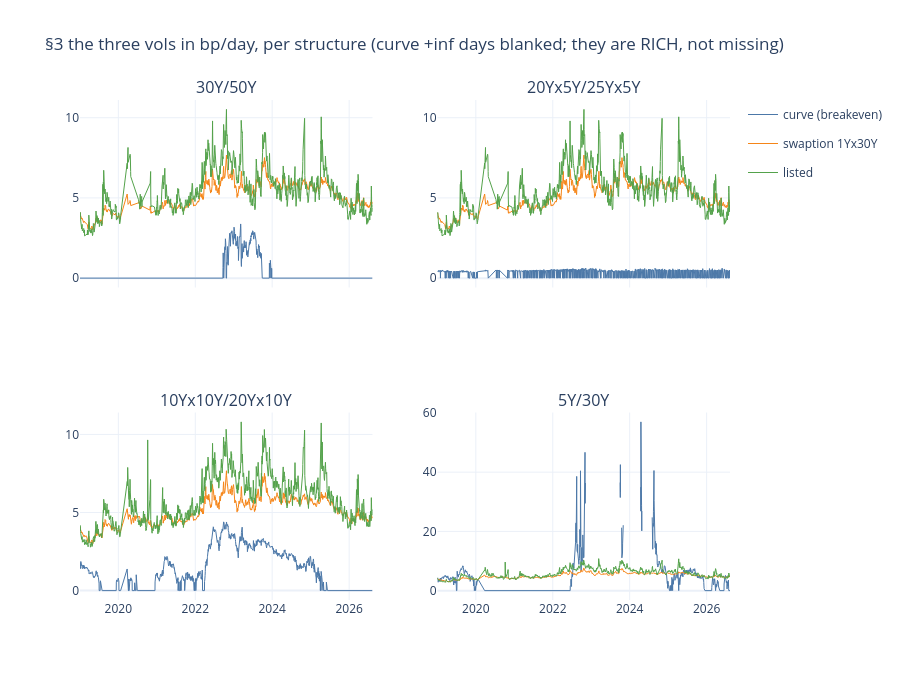

The notebook cell this image was saved under:
### Markdown cell above
## 3. THE THREE SERIES, ALIGNED, IN bp/day

All three are normal vols in bp/day on the same axis. The curve series carries
two sentinels that are meaningful and are kept, never dropped:
`always_cheap` stores **0.0** (the package carries positively, so it is cheap
against *any* vol) and `never_cheap` stores **+inf**.

### Code cell
_p = three.reset_index()
fig = make_subplots(rows=2, cols=2, shared_xaxes=True,
                    subplot_titles=[s for s, _f, _b in CFG.structures])
for i, (label, _f, _b) in enumerate(CFG.structures):
    g = _p[(_p["structure"] == label) & _p["usable"]].set_index("date").sort_index()
    r, c = divmod(i, 2)
    cv = g["curve_bp_day"].replace([np.inf], np.nan)
    for name, s, col in (("curve (breakeven)", cv, "#4C78A8"),
                         ("swaption 1Yx30Y", g["swaption_bp_day"], "#F58518"),
                         ("listed", g["listed_bp_day"], "#54A24B")):
        fig.add_trace(go.Scatter(x=s.index, y=s.values, name=name, line=dict(color=col, width=1),
                                 showlegend=(i == 0), legendgroup=name), row=r + 1, col=c + 1)
fig.update_layout(height=680, template="plotly_white",
                  title="§3 the three vols in bp/day, per structure "
                        "(curve +inf days blanked; they are RICH, not missing)")
fig.show()

### Figure 1 — Plotly figure (JSON) as saved in the notebook; plotly's stock layout.template omitted (floating-point values rounded to 4 significant figures; data arrays with more than 128 entries replaced by an {"elided": "..."} marker saying what was removed)
{"data": [{"legendgroup": "curve (breakeven)", "line": {"color": "#4C78A8", "width": 1}, "name": "curve (breakeven)", "showlegend": true, "type": "scatter", "x": {"elided": "1614 str values"}, "xaxis": "x", "y": {"elided": "1614 float values"}, "yaxis": "y"}, {"legendgroup": "swaption 1Yx30Y", "line": {"color": "#F58518", "width": 1}, "name": "swaption 1Yx30Y", "showlegend": true, "type": "scatter", "x": {"elided": "1614 str values"}, "xaxis": "x", "y": {"elided": "1614 float values"}, "yaxis": "y"}, {"legendgroup": "listed", "line": {"color": "#54A24B", "width": 1}, "name": "listed", "showlegend": true, "type": "scatter", "x": {"elided": "1614 str values"}, "xaxis": "x", "y": {"elided": "1614 float values"}, "yaxis": "y"}, {"legendgroup": "curve (breakeven)", "line": {"color": "#4C78A8", "width": 1}, "name": "curve (breakeven)", "showlegend": false, "type": "scatter", "x": {"elided": "1614 str values"}, "xaxis": "x2", "y": {"elided": "1614 float values"}, "yaxis": "y2"}, {"legendgroup": "swaption 1Yx30Y", "line": {"color": "#F58518", "width": 1}, "name": "swaption 1Yx30Y", "showlegend": false, "type": "scatter", "x": {"elided": "1614 str values"}, "xaxis": "x2", "y": {"elided": "1614 float values"}, "yaxis": "y2"}, {"legendgroup": "listed", "line": {"color": "#54A24B", "width": 1}, "name": "listed", "showlegend": false, "type": "scatter", "x": {"elided": "1614 str values"}, "xaxis": "x2", "y": {"elided": "1614 float values"}, "yaxis": "y2"}, {"legendgroup": "curve (breakeven)", "line": {"color": "#4C78A8", "width": 1}, "name": "curve (breakeven)", "showlegend": false, "type": "scatter", "x": {"elided": "1854 str values"}, "xaxis": "x3", "y": {"elided": "1854 float values"}, "yaxis": "y3"}, {"legendgroup": "swaption 1Yx30Y", "line": {"color": "#F58518", "width": 1}, "name": "swaption 1Yx30Y", "showlegend": false, "type": "scatter", "x": {"elided": "1854 str values"}, "xaxis": "x3", "y": {"elided": "1854 float values"}, "yaxis": "y3"}, {"legendgroup": "listed", "line": {"color": "#54A24B", "width": 1}, "name": "listed", "showlegend": false, "type": "scatter", "x": {"elided": "1854 str values"}, "xaxis": "x3", "y": {"elided": "1854 float values"}, "yaxis": "y3"}, {"legendgroup": "curve (breakeven)", "line": {"color": "#4C78A8", "width": 1}, "name": "curve (breakeven)", "showlegend": false, "type": "scatter", "x": {"elided": "1854 str values"}, "xaxis": "x4", "y": {"elided": "1854 float values"}, "yaxis": "y4"}, {"legendgroup": "swaption 1Yx30Y", "line": {"color": "#F58518", "width": 1}, "name": "swaption 1Yx30Y", "showlegend": false, "type": "scatter", "x": {"elided": "1854 str values"}, "xaxis": "x4", "y": {"elided": "1854 float values"}, "yaxis": "y4"}, {"legendgroup": "listed", "line": {"color": "#54A24B", "width": 1}, "name": "listed", "showlegend": false, "type": "scatter", "x": {"elided": "1854 str values"}, "xaxis": "x4", "y": {"elided": "1854 float values"}, "yaxis": "y4"}], "layout": {"annotations": [{"font": {"size": 16}, "showarrow": false, "text": "30Y/50Y", "x": 0.225, "xanchor": "center", "xref": "paper", "y": 1.0, "yanchor": "bottom", "yref": "paper"}, {"font": {"size": 16}, "showarrow": false, "text": "20Yx5Y/25Yx5Y", "x": 0.775, "xanchor": "center", "xref": "paper", "y": 1.0, "yanchor": "bottom", "yref": "paper"}, {"font": {"size": 16}, "showarrow": false, "text": "10Yx10Y/20Yx10Y", "x": 0.225, "xanchor": "center", "xref": "paper", "y": 0.375, "yanchor": "bottom", "yref": "paper"}, {"font": {"size": 16}, "showarrow": false, "text": "5Y/30Y", "x": 0.775, "xanchor": "center", "xref": "paper", "y": 0.375, "yanchor": "bottom", "yref": "paper"}], "height": 680, "title": {"text": "§3 the three vols in bp/day, per structure (curve +inf days blanked; they are RICH, not missing)"}, "xaxis": {"anchor": "y", "domain": [0.0, 0.45], "matches": "x3", "showticklabels": false}, "xaxis2": {"anchor": "y2", "domain": [0.55, 1.0], "matches": "x4", "showticklabels": false}, "xaxis3": {"anchor": "y3", "domain": [0.0, 0.45]}, "xaxis4": {"anchor": "y4", "domain": [0.55, 1.0]}, "yaxis": {"anchor": "x", "domain": [0.625, 1.0]}, "yaxis2": {"anchor": "x2", "domain": [0.625, 1.0]}, "yaxis3": {"anchor": "x3", "domain": [0.0, 0.375]}, "yaxis4": {"anchor": "x4", "domain": [0.0, 0.375]}}}
